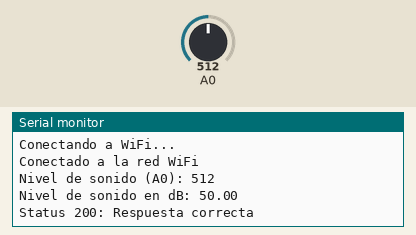
Simulated run of this sketch. Board: ESP8266 (NodeMCU). Parts: the last lines printed to the serial monitor. The inputs (shaded band) are chosen by the test bench; at power-on: A0 = 512. WiFi joins after 1.5 s; servers stay silent unless stated; uploads are accepted with an empty reply.

Above: at 3.2 s.
3.3 s: A0 set to 716
At 7.36 s:
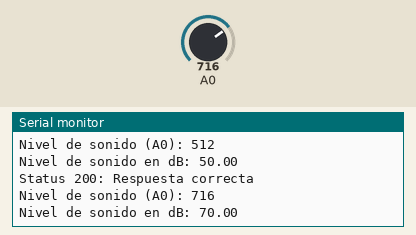
9.1 s: A0 set to 900
At 13.3 s:
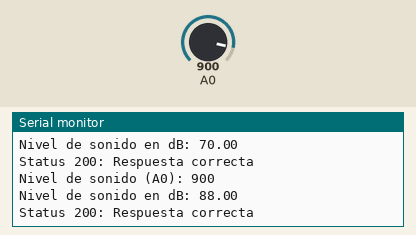
Timing chart, 0 to 14.8 s (numbered marks = the images above; inputs shaded):
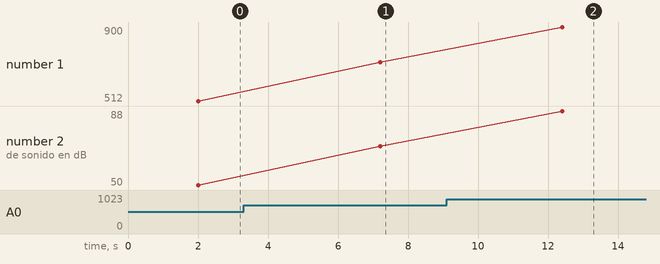

Measured:
- after the input at 3.3 s, the serial monitor: prints a new line after 3.9 s (image 1)
- after the input at 9.1 s, the serial monitor: prints a new line after 3.3 s (image 2)
- plotted number 1: 512 → 716 after the input at 3.3 s, 716 → 900 after the input at 9.1 s
- plotted number 2: 50 → 70 after the input at 3.3 s, 70 → 88 after the input at 9.1 s

The sketch:

esp8266_Java.ino
```cpp
#include <ESP8266WiFi.h>
#include <ESP8266HTTPClient.h>  // Incluye la librería para HTTP

const char* ssid = "FliaMunoz";     // SSID de tu red Wi-Fi
const char* password = "26826615";  // Contraseña de tu red Wi-Fi

const char* server = "http://192.168.0.14:8080/esp8266BD/DatosRecibidos";  // URL completa del servlet

WiFiClient client;   // Mantenemos el cliente WiFi fuera del loop
HTTPClient http;     // Mantenemos el objeto HTTP fuera del loop para evitar crearlo y destruirlo repetidamente

void setup() {
  Serial.begin(115200);

  WiFi.begin(ssid, password);

  // Espera hasta que el módulo se conecte a la red Wi-Fi
  while (WiFi.status() != WL_CONNECTED) {
    delay(1000);
    Serial.println("Conectando a WiFi...");
  }

  Serial.println("Conectado a la red WiFi");
}

void loop() {
  if (WiFi.status() == WL_CONNECTED) {                         // Verifica que estés conectado a WiFi
    int nivelSonido = analogRead(A0);                          // Lee el valor del KY-037 (conectado al pin A0)
    double nivelSonidoDB = map(nivelSonido, 0, 1023, 0, 100);  // Mapea el valor a dB (ajusta según tus necesidades)

    // Imprime los valores leídos para verificar
    Serial.print("Nivel de sonido (A0): ");
    Serial.println(nivelSonido);
    Serial.print("Nivel de sonido en dB: ");
    Serial.println(nivelSonidoDB);

    // Especifica la URL completa del servidor
    http.begin(client, server);  // Usa el objeto client y la URL

    // Especifica el tipo de contenido
    http.addHeader("Content-Type", "application/x-www-form-urlencoded");

    // Prepara los datos a enviar
    String postData = "nivelsonido=" + String(nivelSonidoDB);

    // Envía la solicitud POST y obtiene la respuesta
    int httpResponseCode = http.POST(postData);

    if (httpResponseCode == 200) {
      // Si la solicitud fue exitosa y el código es 200
      Serial.println("Status 200: Respuesta correcta");

    } else {
      // Si hubo un error o el código de respuesta no es 200
      Serial.println("Error o código diferente de 200: " + String(httpResponseCode));
    }

    // Termina la conexión con el servidor
    http.end();
  } else {
    Serial.println("Error: No conectado a WiFi");

    // Intentar reconectar si la conexión se pierde
    WiFi.disconnect();
    WiFi.begin(ssid, password);
    Serial.println("Reconectando a WiFi...");
  }

  // Espera un tiempo antes de la próxima lectura
  delay(5000);  // Espera 5 segundos
}
```
